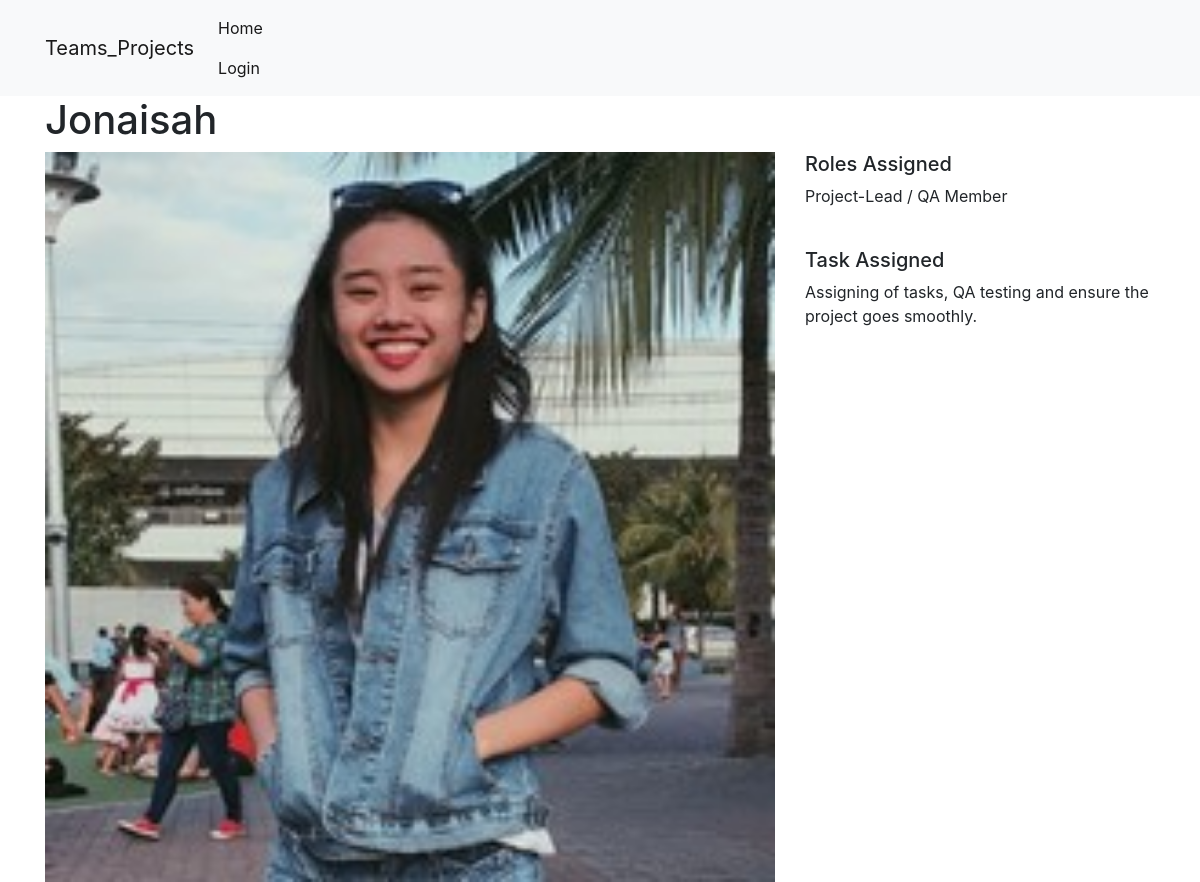
/projects/1/, run on the app's committed database.
### projects/models.py (models this page shows)
class Project(models.Model):
    title = models.CharField(max_length=100)
    description = models.TextField()
    technology = models.CharField(max_length=20)
    image = models.FilePathField(path="/img")

### projects/views.py (the view)
# urls.py: path("<int:pk>/", views.project_detail, name="project_detail"),
def project_detail(request, pk):
    project = Project.objects.get(pk=pk)
    context = {"project": project}
    return render(request, "project_detail.html", context)

### templates/project_detail.html
{% extends 'base-new.html' %}
{% load static %}
{% block page_content %}
<h1>{{ project.title }}</h1>
<div class="row">
    <div class="col-md-8">
        <img src="{% static project.image %}" alt="" width="100%">
    </div>
    <div class="col-md-4">
        <h5>Roles  Assigned</h5>
        <p>{{ project.description }}</p>
        <br>
        <h5>Task  Assigned</h5>
        <p>{{ project.technology }}</p>
    </div>
</div>
{% endblock %}

### data on the page
Project: title "Jonaisah", image (picture), description "Project-Lead / QA Member", technology "Assigning of tasks, QA testing and ensure the project goes smoothly."
